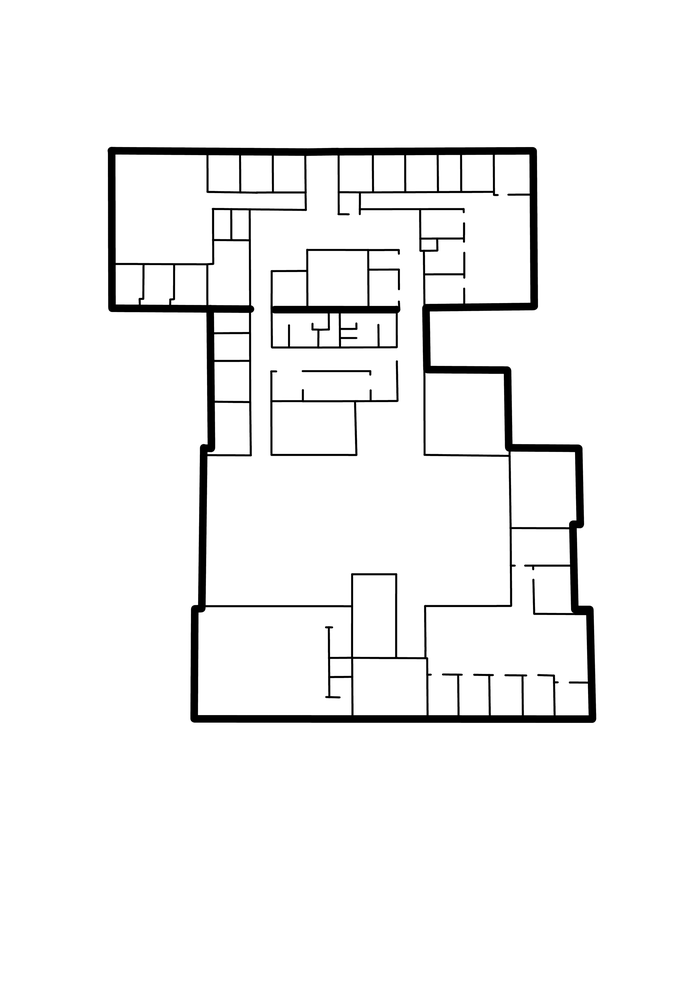
#> input picture backend/CameraPlacementAlgorithm/DSAI_1.png, 686 x 1000 px, shrunk from 2859 x 4167 before the run
$ python -i floorplan.py   (imports and definitions only)
#> lines starting #> are read from the running program, lines starting #| are printed output that depends on the picture; after the words box and inside, x2 and y2 are one past the last pixel; in counts of white or black regions, pixels touching at a corner belong together
"""
floorplan.py — Floorplan image processing

Converts a blueprint JPG into:
  - floor_mask: binary numpy array, True = walkable floor
  - wall_mask:  binary numpy array, True = wall/obstacle
  - candidate camera positions (pixel coords)
"""

from __future__ import annotations
import dataclasses
from typing import List, Tuple

import cv2
import numpy as np
from scipy import ndimage


# ---------------------------------------------------------------------------
# Public constants (override via FloorplanConfig)
# ---------------------------------------------------------------------------
PIXELS_PER_METER = 29.5   # 1px ≈ 0.034m at 1/8" blueprint scale, 72 DPI
GRID_STEP = 12             # coverage-grid resolution in pixels (~0.4 m)
CAMERA_HEIGHT_M = 2.5      # wall-mounted height in metres
CANDIDATE_WALL_STEP = 20   # subsample wall-adjacent candidates every N px
MIN_ROOM_AREA_PX = 500     # ignore connected components smaller than this


@dataclasses.dataclass
class FloorplanData:
    img: np.ndarray          # original BGR image
    floor_mask: np.ndarray   # bool H×W
    wall_mask: np.ndarray    # bool H×W
    px_per_meter: float
    grid_points: np.ndarray  # (N,2) int array of (row,col) grid sample points
    candidates: np.ndarray   # (M,2) int array of (row,col) camera candidates
    ceiling: bool = False    # True = ceiling-mounted cameras (interior floor grid)


# ---------------------------------------------------------------------------
# Main entry point
# ---------------------------------------------------------------------------

def load_floorplan(path: str, px_per_meter: float = PIXELS_PER_METER,
                   grid_step: int = GRID_STEP,
                   wall_step: int = CANDIDATE_WALL_STEP,
                   ceiling: bool = False) -> FloorplanData:
#> called with path = 'DSAI_1.png', px_per_meter = 29.5, grid_step = 12, wall_step = 20, ceiling = False
    img = cv2.imread(path)
#> img is the input picture: shape (1000, 686, 3); min 0, max 255, mean 244.4
    if img is None:
        raise FileNotFoundError(f"Cannot open image: {path}")

    wall_mask = _detect_walls(img)
    floor_mask = _extract_floor(wall_mask, img)
    candidates = extract_candidates(floor_mask, wall_mask, step=wall_step,
                                    ceiling=ceiling)
    grid_pts = _sample_grid(floor_mask, grid_step)

    mode_str = "ceiling" if ceiling else "wall-adjacent"
    print(f"  Floor pixels: {floor_mask.sum():,}")
    print(f"  Grid points:  {len(grid_pts):,}  (step={grid_step}px)")
    print(f"  Candidates:   {len(candidates):,}  ({mode_str})")

    return FloorplanData(
        img=img,
        floor_mask=floor_mask,
        wall_mask=wall_mask,
        px_per_meter=px_per_meter,
        grid_points=grid_pts,
        candidates=candidates,
        ceiling=ceiling,
    )


# ---------------------------------------------------------------------------
# Wall detection
# ---------------------------------------------------------------------------

def _find_wall_threshold(grey: np.ndarray) -> int:
    """
    Automatically find the grey threshold that separates wall ink from floor.

    Two image types:

    Blueprint (e.g. Lawson): lowest histogram peak is at ~172+ (walls form a
      broad dark tail with no distinct lower peak). Otsu works correctly.

    Printed plan with coloured fills (e.g. dsai_3): distinct peak at ~100–150
      representing room fill colour, with dark wall ink living below that peak.
      Otsu incorrectly captures fills as walls. Instead, threshold just below
      the fill peak (at 85% of its grey value) to capture only the dark ink.
    """
    from scipy.signal import find_peaks

    hist = cv2.calcHist([grey], [0], None, [256], [0, 256]).flatten()
#> hist = 256 values, max 635707 at index 255, min 14 at index 144, mean 2679.7
    smoothed = np.convolve(hist, np.ones(3) / 3, mode='same')
#> smoothed = 256 values, max 214315.7 at index 254, min 20.67 at index 98, mean 1833.1

    # Find significant peaks (≥ 1% of tallest peak, minimum 8 grey-values apart)
    peaks, _ = find_peaks(smoothed, height=smoothed.max() * 0.01, distance=8)
#> peaks = [1, 254]

    # Look at peaks below the white-floor region (< 220)
    dark_med_peaks = peaks[peaks < 220]
#> dark_med_peaks = [1]

    if len(dark_med_peaks) > 0:
        lowest_peak = int(dark_med_peaks[0])
#> lowest_peak = 1

        if lowest_peak < 150:
            # Distinct fill peak detected (coloured room fills, e.g. dsai_3).
            # The fills live at ~lowest_peak grey; wall ink lives well below.
            # Use the grey value just below the fill peak as the threshold:
            # 90% of the fill peak captures ink + anti-aliased edges without
            # pulling in the fills themselves.
            threshold = max(40, int(lowest_peak * 0.90))
#> threshold = 40
            return threshold

    # No distinct fill cluster — use Otsu (handles blueprints correctly)
    thresh_val, _ = cv2.threshold(grey, 0, 255,
                                  cv2.THRESH_BINARY + cv2.THRESH_OTSU)
    return int(thresh_val)


def _detect_walls(img: np.ndarray) -> np.ndarray:
    """
    Returns a bool mask where True = wall/obstacle.

    Strategy:
      1. Greyscale + adaptive threshold (Otsu for blueprints; valley-based for
         printed plans with coloured room fills — avoids classifying fills as walls)
      2. Morphological closing fills hairline JPEG-compression gaps
      3. Remove isolated text-label blobs: wall network is one large connected
         structure; text labels are tiny isolated components
    """
    grey = cv2.cvtColor(img, cv2.COLOR_BGR2GRAY)

    thresh_val = _find_wall_threshold(grey)
#> thresh_val = 40
    print(f"  Wall threshold: {thresh_val} (grey < {thresh_val} = wall)")
#|   Wall threshold: 40 (grey < 40 = wall)
    wall_raw = (grey < thresh_val).astype(np.uint8)
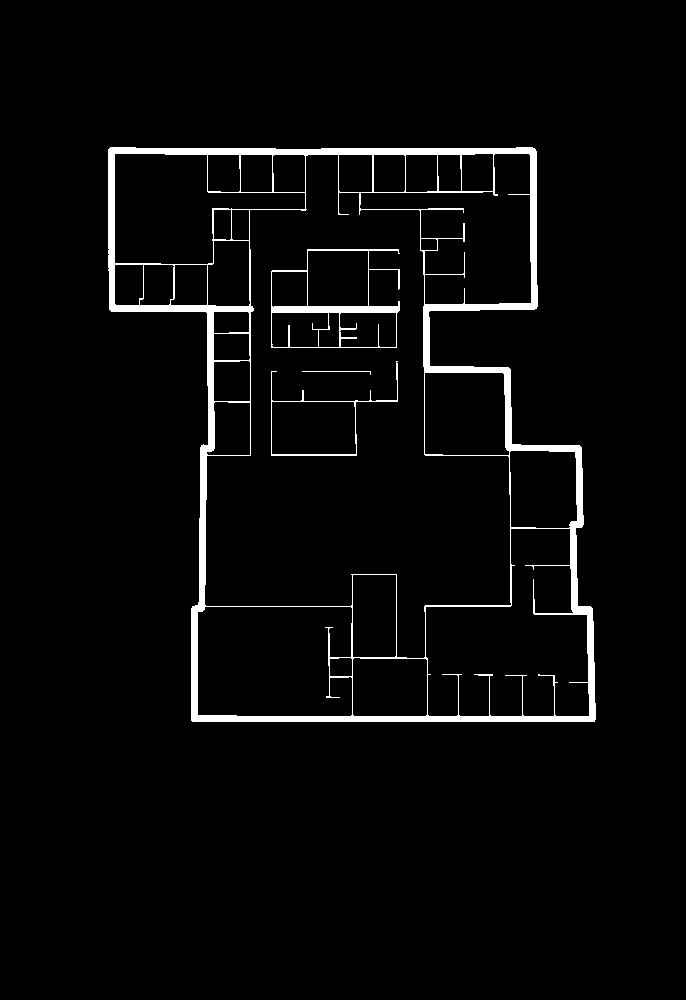
#> wall_raw: shape (1000, 686); values 0 (black) and 1 (white), 3.3% white; 4 white regions, box (x1, y1, x2, y2) and area: (108, 147, 596, 722) 20481, (271, 249, 400, 348) 1828, (271, 361, 398, 456) 572, (302, 371, 371, 375) 72

    # Close hairline JPEG-compression gaps along wall edges.
    # Use a 5×5 kernel — printed/scanned plans at lower thresholds may have
    # wider anti-aliasing gaps than clean blueprint files.
    close_kernel = cv2.getStructuringElement(cv2.MORPH_RECT, (5, 5))
    wall_closed = cv2.morphologyEx(wall_raw, cv2.MORPH_CLOSE, close_kernel)
#> wall_closed: shape (1000, 686); values 0 (black) and 1 (white), 3.4% white; 4 white regions, box (x1, y1, x2, y2) and area: (108, 147, 596, 722) 20547, (271, 249, 400, 348) 1831, (271, 361, 398, 456) 577, (302, 371, 371, 375) 72

    # Drop isolated text-label blobs.
    # Real wall segments are large; room-number/name blobs are tiny.
    # Keep any component >= 0.1% of total image pixels.
    total_px = img.shape[0] * img.shape[1]
#> total_px = 686000
    min_wall_px = max(500, int(total_px * 0.001))
#> min_wall_px = 686

    labeled_wall, n_wall = ndimage.label(wall_closed)
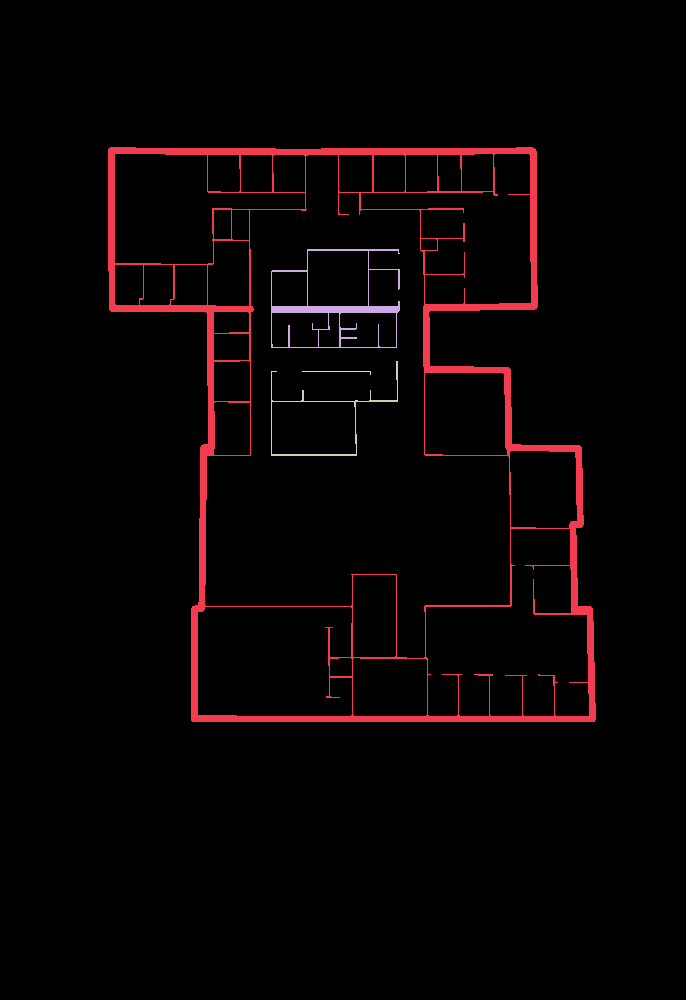
#> labeled_wall: shape (1000, 686) int32; 5 distinct labels, from 0 to 4; one colour per label, 0 black
#> n_wall = 4
    if n_wall > 0:
        sizes = ndimage.sum(wall_closed, labeled_wall, range(1, n_wall + 1))
#> sizes = [20547, 1831, 577, 72]
        wall_clean = np.zeros_like(wall_closed)
        for lbl in range(1, n_wall + 1):
            if sizes[lbl - 1] >= min_wall_px:
                wall_clean[labeled_wall == lbl] = 1
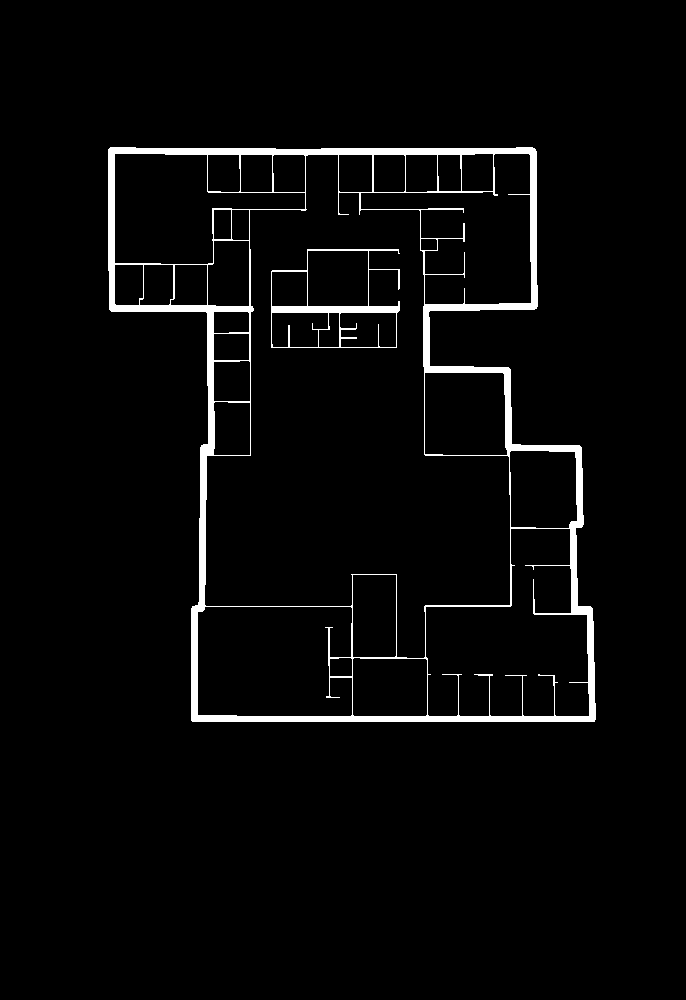
#> wall_clean: shape (1000, 686); values 0 (black) and 1 (white), 3.3% white; 2 white regions, box (x1, y1, x2, y2) and area: (108, 147, 596, 722) 20547, (271, 249, 400, 348) 1831
    else:
        wall_clean = wall_closed

    return wall_clean.astype(bool)


# ---------------------------------------------------------------------------
# Floor extraction
# ---------------------------------------------------------------------------

def _extract_floor(wall_mask: np.ndarray, img: np.ndarray) -> np.ndarray:
    """
    Extract interior walkable floor, excluding the building exterior.

    Steps:
      1. non_wall = ~wall_mask  (candidate floor pixels)
      2. Flood-fill the exterior: pad non_wall with a 1-px border of "floor",
         flood-fill from (0,0) of the padded image — this reaches every
         non-wall region connected to the image edge (i.e. the exterior margin).
         Remove the padding; the filled area is the exterior.
      3. floor_raw = non_wall AND NOT exterior
      4. Keep only components >= MIN_ROOM_AREA_PX (drops noise/artefacts)
    """
    h, w = wall_mask.shape
#> h = 1000; w = 686
    non_wall = (~wall_mask).astype(np.uint8)

    # --- Exterior flood-fill via padded border trick ---
    # Add 1-px border of 1s so corner (0,0) is always reachable non-wall
    padded = np.pad(non_wall, 1, mode='constant', constant_values=1)
#> padded: shape (1002, 688); values 0 (black) and 1 (white), 96.8% white; 2 black regions, box (x1, y1, x2, y2) and area: (109, 148, 597, 723) 20547, (272, 250, 401, 349) 1831
    h_p, w_p = padded.shape
#> h_p = 1002; w_p = 688
    ff_mask = np.zeros((h_p + 2, w_p + 2), dtype=np.uint8)
    cv2.floodFill(padded, ff_mask, (0, 0), 2)          # exterior pixels → 2
    exterior = (padded[1:-1, 1:-1] == 2)               # strip padding
#> exterior: shape (1000, 686) bool; 68.8% white; 1 black region, box (x1, y1, x2, y2) and area: (108, 147, 596, 722) 214264

    # Interior floor = non-wall pixels not reachable from the image edge
    floor_raw = non_wall.astype(bool) & ~exterior
#> floor_raw: shape (1000, 686) bool; 28% white; 34 white regions, largest, box (x1, y1, x2, y2) and area: (205, 155, 510, 658) 79567, (426, 529, 589, 716) 21512, (198, 607, 352, 716) 16084

    # --- Keep only meaningful floor regions ---
    labeled, n_labels = ndimage.label(floor_raw)
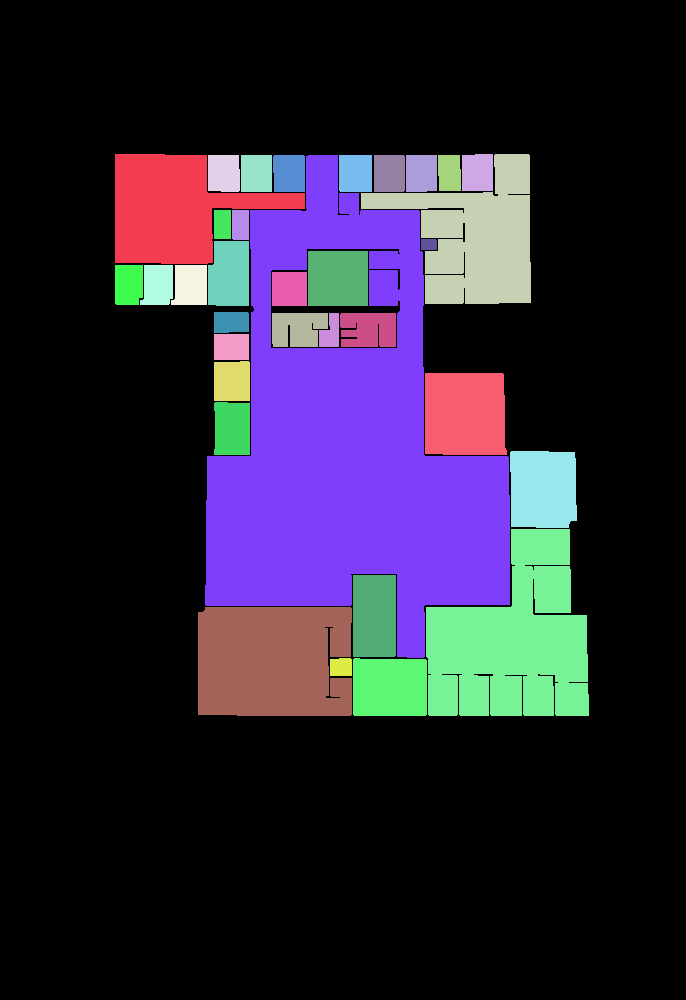
#> labeled: shape (1000, 686) int32; 35 distinct labels, from 0 to 34; one colour per label, 0 black
#> n_labels = 34
    if n_labels == 0:
        raise RuntimeError("No interior floor found — check wall detection")

    sizes = ndimage.sum(floor_raw, labeled, range(1, n_labels + 1))
#> sizes = 34 values, max 79567 at index 6, min 175 at index 13, mean 5643.7
    floor_main = np.zeros((h, w), dtype=bool)
    for lbl in range(1, n_labels + 1):
        if sizes[lbl - 1] >= MIN_ROOM_AREA_PX:
            floor_main |= (labeled == lbl)
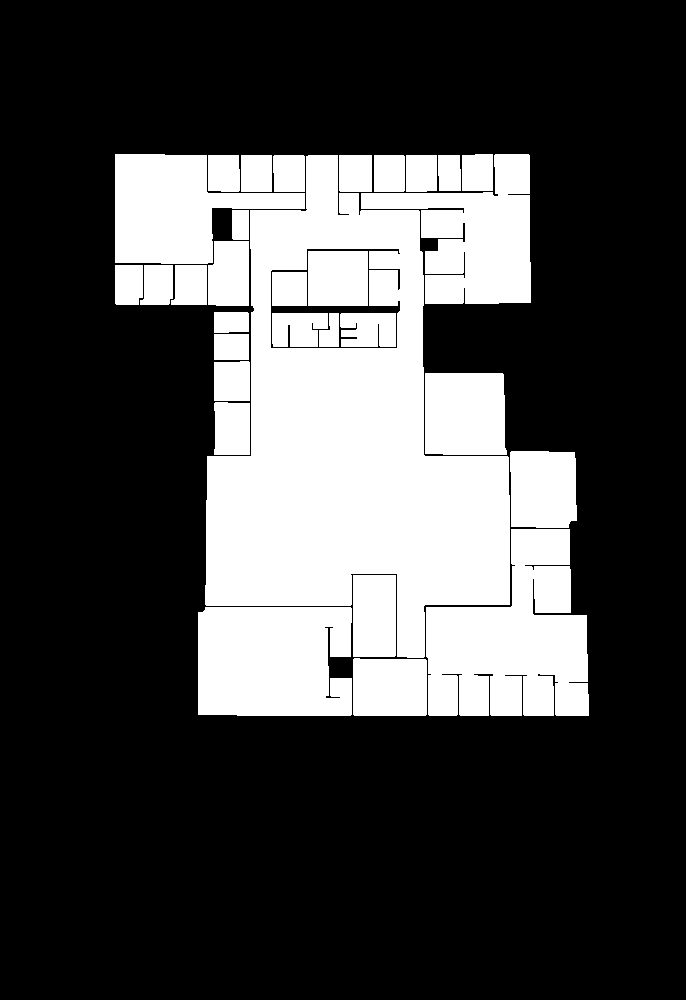
#> floor_main: shape (1000, 686) bool; 27.8% white; 31 white regions, largest, box (x1, y1, x2, y2) and area: (205, 155, 510, 658) 79567, (426, 529, 589, 716) 21512, (198, 607, 352, 716) 16084

    return floor_main


# ---------------------------------------------------------------------------
# Candidate position generation
# ---------------------------------------------------------------------------

def extract_candidates(floor_mask: np.ndarray, wall_mask: np.ndarray,
                       step: int = CANDIDATE_WALL_STEP,
                       ceiling: bool = False) -> np.ndarray:
    """
    Returns (M, 2) array of (row, col) candidate camera positions.

    Wall mode (default): floor pixels strictly 1px adjacent to a wall pixel.
    Ceiling mode (--ceiling): any interior floor pixel on a regular grid at
    `step`-pixel spacing — cameras can be mounted anywhere on the ceiling.
    """
#> called with step = 20, ceiling = False
    h, w = floor_mask.shape
#> h = 1000; w = 686

    if ceiling:
        # Sample interior floor points on a regular grid — no wall adjacency
        # required.  Use the same step as the wall-step parameter.
        rs = np.arange(0, h, step)
        cs = np.arange(0, w, step)
        rr, cc = np.meshgrid(rs, cs, indexing='ij')
        mask = floor_mask[rr, cc]
        rows = rr[mask].flatten()
        cols = cc[mask].flatten()
    else:
        # Dilate walls by exactly 1 pixel (3×3 kernel) to get the floor strip
        # immediately touching the wall surface.
        dil_kernel = cv2.getStructuringElement(cv2.MORPH_RECT, (3, 3))
        wall_dilated = cv2.dilate(wall_mask.astype(np.uint8), dil_kernel).astype(bool)
#> wall_dilated: shape (1000, 686) bool; 5.2% white; 2 white regions, box (x1, y1, x2, y2) and area: (107, 146, 597, 723) 32217, (270, 248, 401, 349) 3477
        wall_adjacent = wall_dilated & floor_mask
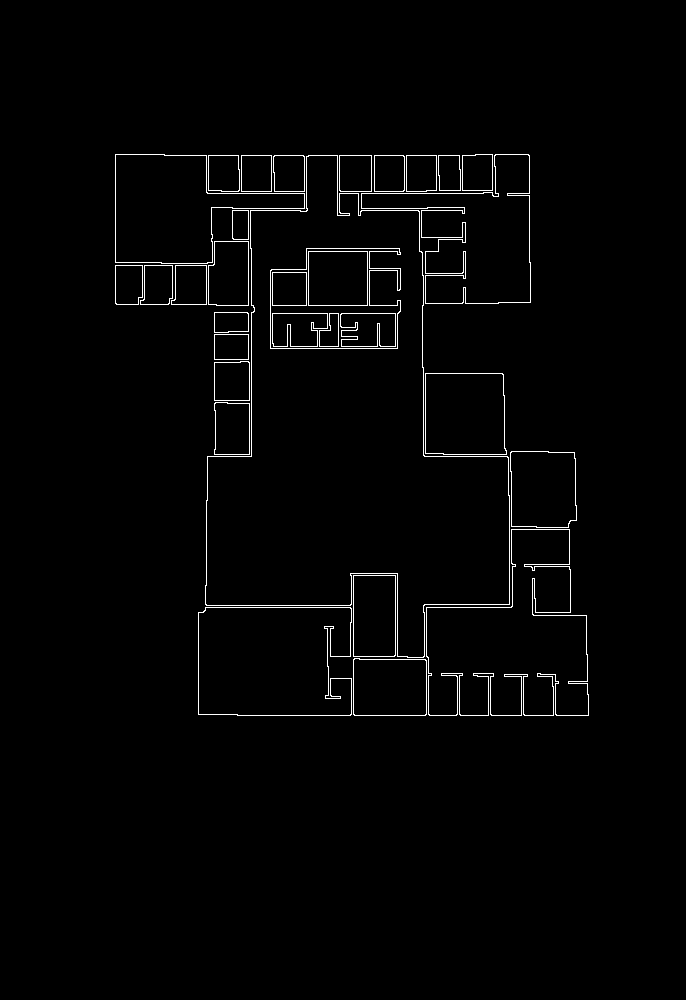
#> wall_adjacent: shape (1000, 686) bool; 1.6% white in thin lines or dots, all inside (x1, y1, x2, y2) = (115, 154, 589, 716)

        rows, cols = np.where(wall_adjacent)
#> rows = 10700 values from 154 to 715; cols = 10700 values, max 588 at index 9999, min 115 at index 0, mean 363.4
        idx = np.arange(0, len(rows), step)
#> idx = 535 values from 0 to 10680
        rows = rows[idx]
#> rows = 535 values from 154 to 715
        cols = cols[idx]
#> cols = 535 values, max 588 at index 503, min 115 at index 0, mean 371.6

    candidates: List[Tuple[int, int]] = []
    for r, c in zip(rows, cols):
        candidates.append((int(r), int(c)))
#> this loop made 535 passes
#> (r, c) on passes 1 to 3: (154, 115), (154, 135), (154, 155)
#> after the loop, candidates = 535 pairs, first value 154 to 715, second value 115 to 588

    # Deduplicate and clip to image bounds
    seen = set()
    unique: List[Tuple[int, int]] = []
    for r, c in candidates:
        r = int(np.clip(r, 0, h - 1))
        c = int(np.clip(c, 0, w - 1))
        if (r, c) not in seen and floor_mask[r, c]:
            seen.add((r, c))
            unique.append((r, c))
#> after the loop, seen = 535 items; unique has the same summary as candidates

    return np.array(unique, dtype=np.int32)


# ---------------------------------------------------------------------------
# Coverage grid sampling
# ---------------------------------------------------------------------------

def _sample_grid(floor_mask: np.ndarray, step: int) -> np.ndarray:
    """Sample floor pixels on a regular grid. Returns (N, 2) int array (row, col)."""
#> called with step = 12
    h, w = floor_mask.shape
#> h = 1000; w = 686
    rs = np.arange(0, h, step)
#> rs = 84 values from 0 to 996
    cs = np.arange(0, w, step)
#> cs = 58 values from 0 to 684
    rr, cc = np.meshgrid(rs, cs, indexing='ij')
    mask = floor_mask[rr, cc]
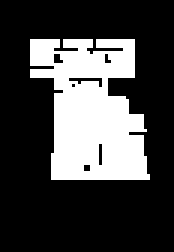
#> mask: shape (84, 58) bool (shown 3 times larger); 26.9% white; 1 white region, box (x1, y1, x2, y2) and area: (10, 13, 50, 60) 1312
    pts = np.stack([rr[mask], cc[mask]], axis=1)
#> pts = 1312 pairs, first value 156 to 708, second value 120 to 588
    return pts.astype(np.int32)

>>> result = load_floorplan('DSAI_1.png')
#> in load_floorplan, `grid_pts = _sample_grid(floor_mask, grid_step)`: grid_pts has the same summary as pts in _sample_grid
#|   Floor pixels: 190,832
#|   Grid points:  1,312  (step=12px)
#|   Candidates:   535  (wall-adjacent)
